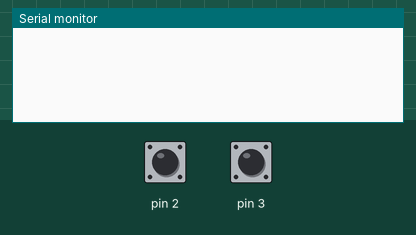
This sketch was run on a simulated Arduino Uno, built with avr-gcc and run on an emulated ATmega328P. Parts: the last lines printed to the serial monitor. Inputs (shaded band) come from the test bench; at power-on: pin 3 LOW, pin 2 HIGH.

Above: at 1.2 s.
1.3 s: pin 3 driven HIGH
At 2.8 s:
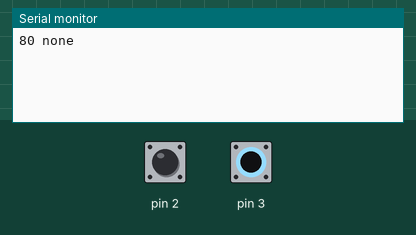
3.1 s: pin 3 pulsed LOW 2 times (0.12 s each, 0.3 s apart)
At 5.0 s:
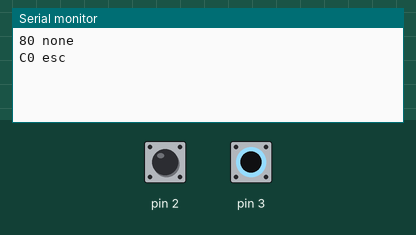
5.3 s: pin 3 pulsed LOW 5 times (0.12 s each, 0.3 s apart)
At 7.6 s:
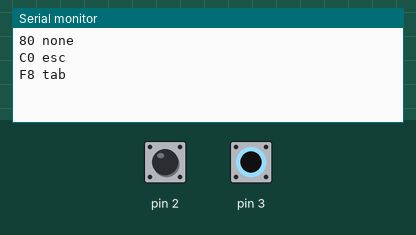

Measured:
- after the input at 1.3 s, the serial monitor: prints a new line after 0.30 s (image 1)
- after the input at 3.1 s, the serial monitor: prints a new line after 0.72 s (image 2)
- after the input at 5.3 s, the serial monitor: prints a new line after 1.6 s (image 3)

The sketch:

keyboard.ino
```cpp
#include <MsTimer2.h>

//   din 5 (connector)
//
//       2
//   5       4
//  3         1
//
// 3 > clock
// 5 > +5v
// 2 > data
// 4 > gnd
// 1> none
//
//arduino pin 2 > keyboard data  > pin 2
//arduino pin 3 > keyboard clock > pin 3


const int datalen = 18;
//structure is xxxxxxxxy_xxxxxxxxy
//xxxxxxxx 8 bit code of bytton
//y is random byte
//_ is delay
//* second copy of bit code may be corrupted

volatile unsigned long synch_data[datalen] = {};
volatile int synch_counter = 0;


static const byte *hex_letters[] =
{
  0xEE,0x9E,0xDE,0xBE,0xFE,0x81,0xC1,0xA1,0xE1,0x91,
  0xCA,0xA0,0xE0,0x90,0xD0,0xB0,0xF0,0x88,0xC8,0xA8,0xE8,0x98,0xD8,0xB8,
  0xF8,0x84,0xC4,0xA4,0xE4,0x94,0xD4,0xB4,0xF4,0x8C,0xCC,0xAC,0xEC,0x9C,
  0xDC,0xBC,0xFC,0x82,0xC2,0xA2,0xE2,0x92,0xD2,0xB2,0xF2,0x8A,
  0xAA,0x9A,0xDA,0xBA,0xFA,0x86,0xC6,0xA6,0xE6,0x96,0xD6,0xB6,
  0x8E,0xCE,0xEA,0xAE,
  0xC0,0xB1,0xD1,
  0xA5,0xF9,0x85,0xC5,0xE9,0x99,0xD9,0xF1,0x89,0xC9,
  0xF6,0xA9,0xB9,0xE5
};

static const char *letters[] =
{
    "F1","F2","F3","F4","F5","F6","F7","F8","F9","F10",
    "+","1","2","3","4","5","6","7","8","9","0","[","]","backspase",
    "tab","q","w","e","r","t","y","u","i","o","p","{","}","enter",
    "ctrl","a","s","d","f","g","h","j","k","l",";","'",
    "shift_l","z","x","c","v","b","n","m","<",">","/","shift_r",
    "alt","space",".","capslock",
    "esc","scrollock","numlock",
    "0","1","2","3","4","5","6","7","8","9",
    "PrtSc","-","+","del"
};

// byte to button name
String translate(byte val) {
    noInterrupts(); //interrupts off
    for (int i = 0; i < 83; i++) {
        if (val == hex_letters[i]) {
            interrupts(); //interrupts on
            return letters[i];
        }
    }
    interrupts(); //interrupts on
    return "none";
}

//if array contains not null elements
boolean isnone(unsigned long thedata[datalen]) {
    noInterrupts(); //interrupts off
    for (int i = 0; i < datalen; i++) {
        if (thedata[i] > 0) {
            interrupts(); //interrupts on
            return true;
        }
    }
    interrupts(); //interrupts on
    return false;
}

void by_timer() {
    noInterrupts(); //interrupts off
    if (isnone(synch_data)) {

        int index = 0;
        uint8_t acc = 0;
        for (int i = 0; i < 8; i++) {
            acc = acc << 1;
            if ((synch_data[index + i]) == 1) {
                acc |= 1;
            }
        }

        Serial.print(acc, HEX); //printing the first 8 bytes
        Serial.print(" ");
        Serial.println(translate(acc));
    }
    memset(synch_data, 0, sizeof(synch_data)); //clear print data
    synch_counter = 0; //clear counter
    interrupts(); //interrupts on
}

void by_synch_interrupt() {
    noInterrupts(); //interrupts off
    if (synch_counter < datalen) {
        synch_data[synch_counter] = digitalRead(2);
        synch_counter = synch_counter + 1;
        interrupts(); //interrupts on
        MsTimer2::start(); //call by_timer() if nothing happens in 300ms
    }
}

void setup() {
    Serial.begin(115200);
    MsTimer2::set(300, by_timer);
    MsTimer2::start();
    pinMode(2, INPUT_PULLUP);

    attachInterrupt(1, by_synch_interrupt, RISING);
}

void loop() {}
```
